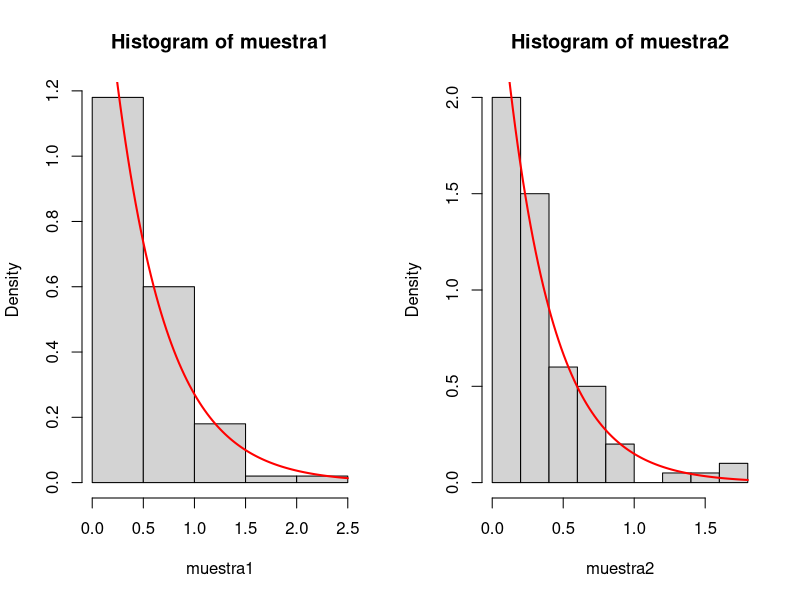
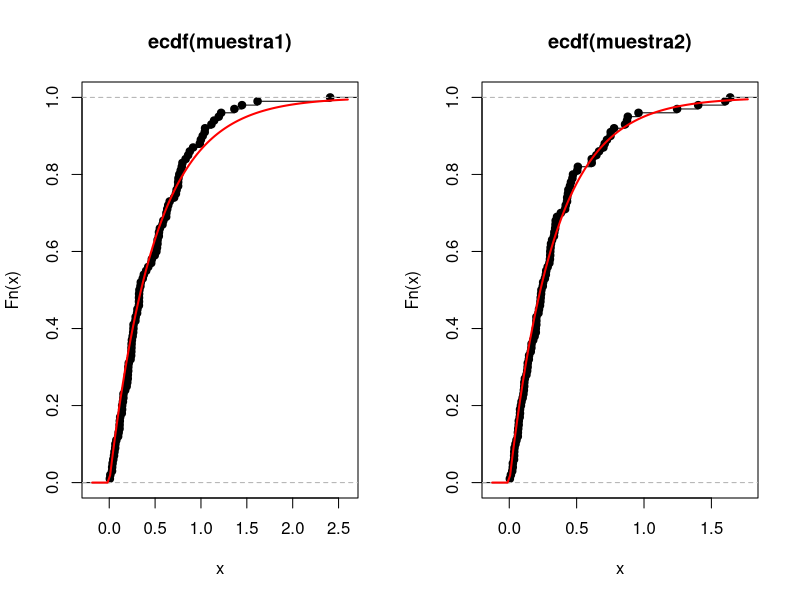

Generate these figures, in order, with R:
random_exp = function(n, lambda){
  u = runif(n)
  muestra = -log(1-u)/lambda
  return(muestra)
}

set.seed(1)
n = 100
lambda1 = 2
lambda2 = 3

muestra1 = random_exp(n,lambda1)
muestra2 = random_exp(n,lambda2)

par(mfrow=c(1,2))
hist(muestra1, freq=FALSE)
curve(dexp(x,2), add=TRUE, col='red', lwd=2)
hist(muestra2, freq=FALSE)
curve(dexp(x,3), add=TRUE, col='red', lwd=2)

par(mfrow=c(1,2))
plot(ecdf(muestra1))
curve(pexp(x,2), add=TRUE, col='red', lwd=2)
plot(ecdf(muestra2))
curve(pexp(x,3), add=TRUE, col='red', lwd=2)

ks.test(muestra1, pexp, rate=2)
ks.test(muestra2, pexp, rate=3)

#MONTECARLO

c = 0
MAX = 1000
cont1 = 0
cont2 = 0
while (c<MAX){
  muestra1 = random_exp(n,lambda1)
  muestra2 = random_exp(n,lambda2)
  
  aux1 = ks.test(muestra1, pexp, rate=2)$p.value
  aux2 = ks.test(muestra2, pexp, rate=3)$p.value
  
  cont1 = ifelse(aux1<0.05, cont1+1, cont1)
  cont2 = ifelse(aux2<0.05, cont2+1, cont2)
  
  c = c + 1
}

cont1/MAX
cont2/MAX
